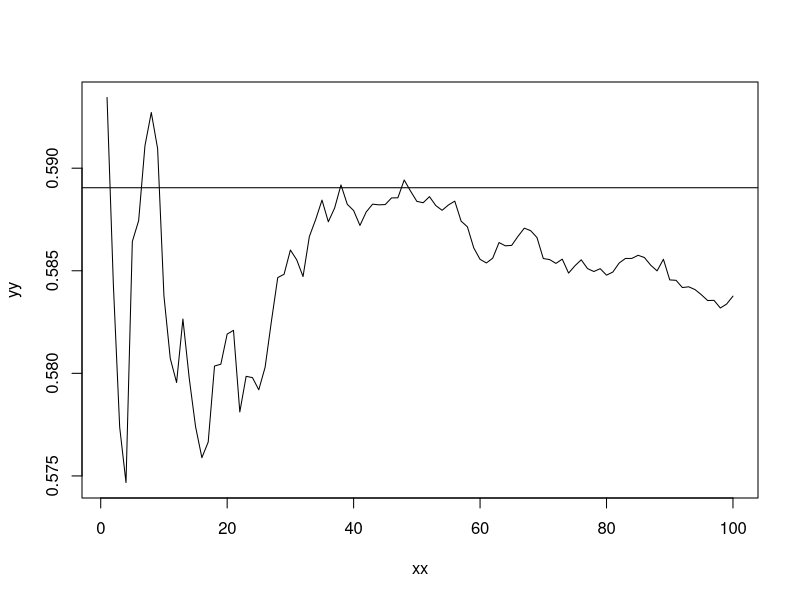

This chart was generated by the following R code:
f <- function(x) {
	return((1- x^2)^1.5)
}

approximateIntegral <- function(k, f) {
	ans <- NULL
	for(i in 1 : k) {
		ans <- c(ans, f(runif(1)))
	}
	return(sum(ans) / k)
}

testIntegral <- function(times, k, f) {
	ans <- NULL
	for(i in 1 : times) {
		ans <- c(ans, approximateIntegral(times, f))
	}
	return(ans)
}

len <- 100
ans <- testIntegral(len, 10000, f)

xx <- 1 : len
yy <- cumsum(ans) / xx

print(sum(ans) / len)

plot(xx, yy, type = "l")
abline(h = 0.589048622548086) # EXACT INTEGRAL IS APPROXIMATELY 0.589048622548086
